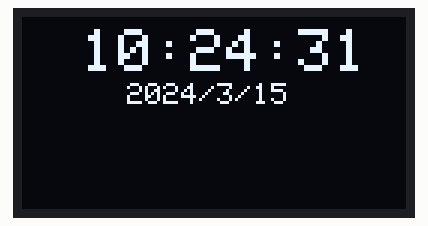
This sketch was run on a simulated Arduino Uno, built with avr-gcc and run on an emulated ATmega328P. Shown: 128×64 one-colour display. The display library's start-up logo is not drawn; the local clock reads 2024-03-15 10:24:30 at power-on unless the sketch sets it; what the sketch prints to the serial monitor is not drawn.

Above: at 2.6 s.
At 6.8 s:
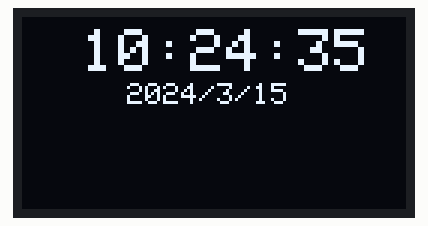
At 10.9 s:
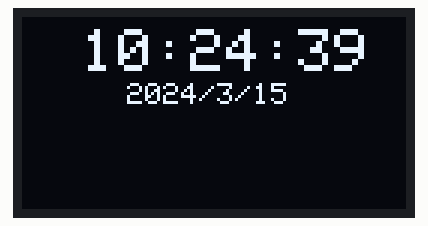
At 20.2 s:
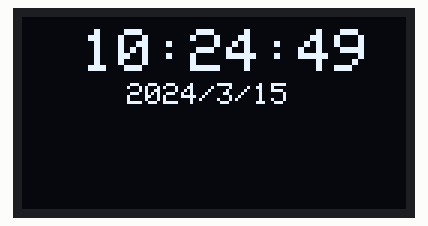
At 29.5 s:
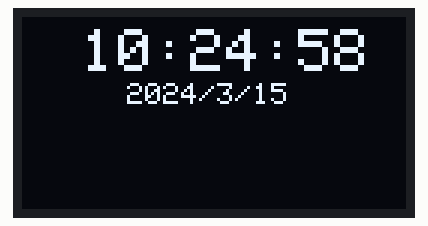
At 38.8 s:
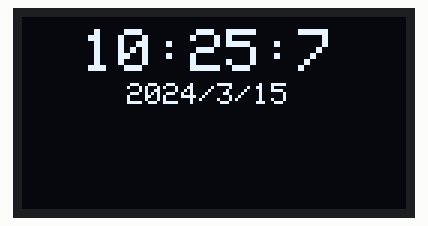

The sketch:

RTC_code.ino
```cpp
#include <Wire.h>
#include "RTClib.h"
#include <Adafruit_SSD1306.h>


#define OLED_RESET 4


Adafruit_SSD1306 display(OLED_RESET);


RTC_DS1307 RTC;

void setup () {
  Serial.begin(9600);
  display.begin(SSD1306_SWITCHCAPVCC, 0x3C);
  display.display();
  delay(1500);
  display.clearDisplay();
  Wire.begin();
  RTC.begin();

  if (! RTC.isrunning()) {
    Serial.println("RTC is NOT running!");
    RTC.adjust(DateTime(F(__DATE__), F(__TIME__)));
  }
}

void loop () {
    DateTime now = RTC.now();
  Serial.print(now.year(), DEC);
  Serial.print('/');
  Serial.print(now.month(), DEC);
  Serial.print('/');
  Serial.print(now.day(), DEC);
    Serial.print(' ');
    Serial.print(now.hour(), DEC);
    Serial.print(':');
    Serial.print(now.minute(), DEC);
    Serial.print(':');
    Serial.print(now.second(), DEC);
    Serial.println();
    delay(1000);


  display.setTextSize(2);
  display.setTextColor(WHITE,BLACK);
  display.setCursor(20,4);
  display.print(now.hour(), DEC);
  display.print(':');
  display.print(now.minute(), DEC);
  display.print(':');
  display.print(now.second(), DEC);

  display.setTextSize(1);
  display.setTextColor(WHITE,BLACK);
  display.setCursor(35,22);
  display.print(now.year(), DEC);
  display.print('/');
  display.print(now.month(), DEC);
  display.print('/');
  display.print(now.day(), DEC);
  display.display();
  display.clearDisplay();

}
```

Measured:
- what the display in image 0 shows lasts 1.0 s, from 2.6 s to 3.6 s
